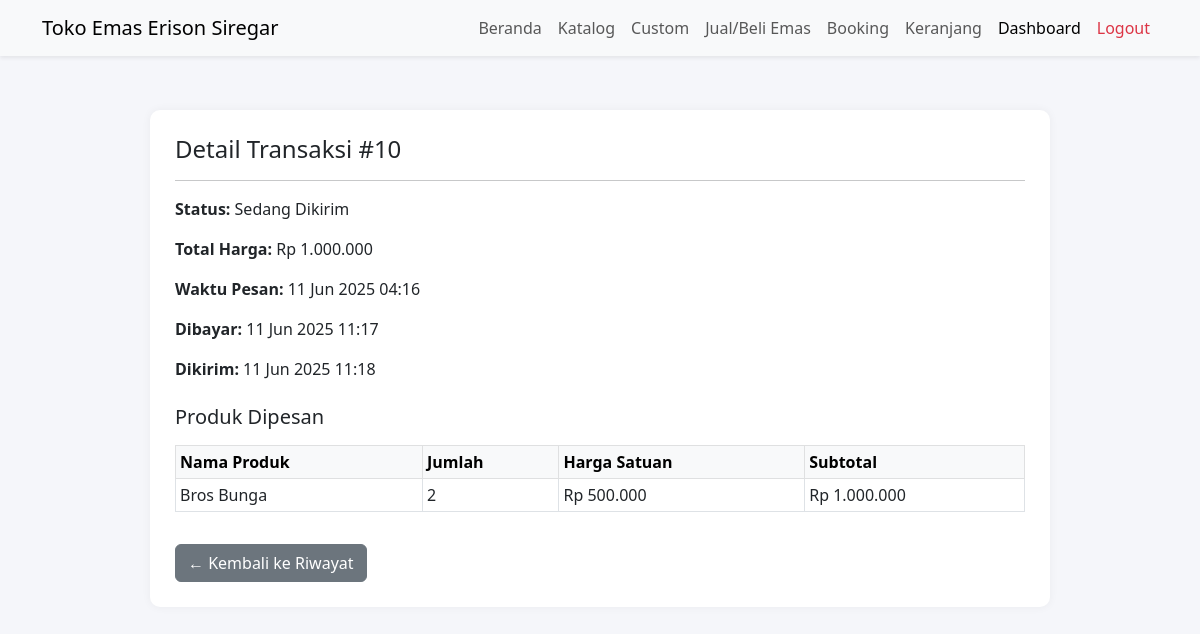
The app's page /detail_transaksi.php?id=10 (signed in), older data.
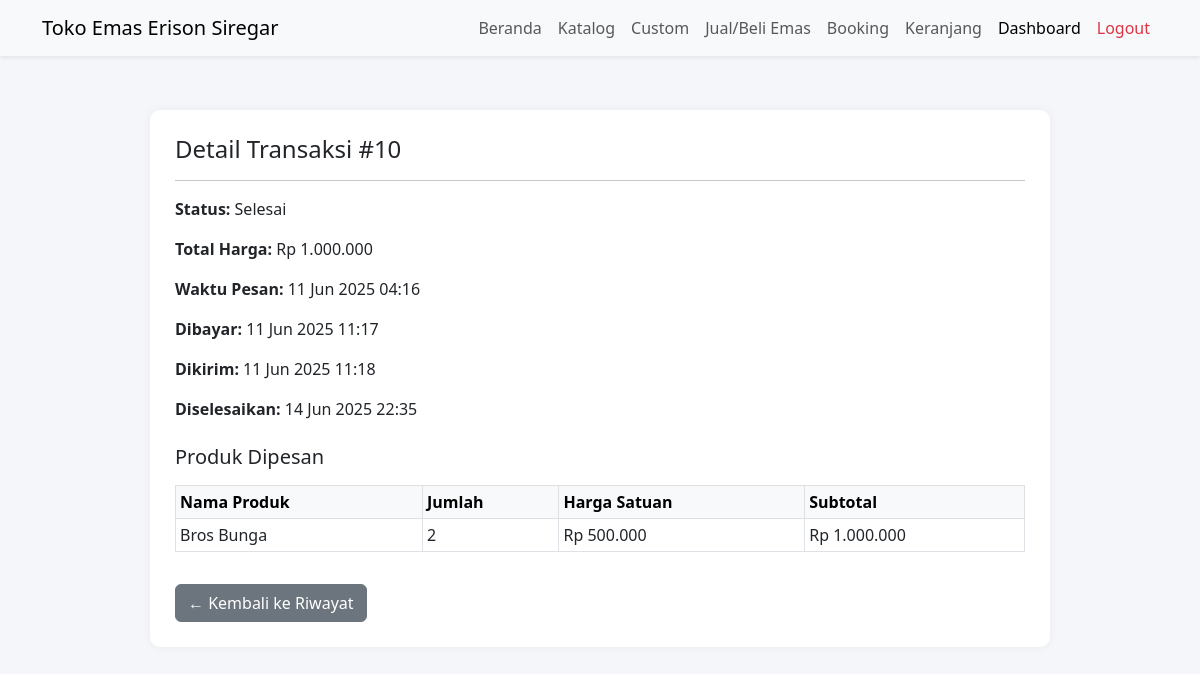
The same page, newer data.
### tables this page shows
CREATE TABLE `transactions` (
  `id` int(11) NOT NULL,
  `user_id` int(11) DEFAULT NULL,
  `total_price` decimal(15,2) DEFAULT NULL,
  `status` enum('pending','paid','shipped','completed','cancelled') DEFAULT 'pending',
  `created_at` timestamp NOT NULL DEFAULT current_timestamp(),
  `proof` varchar(255) DEFAULT NULL,
  `paid_at` datetime DEFAULT NULL,
  `shipped_at` datetime DEFAULT NULL,
  `completed_at` datetime DEFAULT NULL
);

### detail_transaksi.php (called while the page is built)
<?php
include 'views/detail_transaksi.php';

### views/detail_transaksi.php (the view, shortened to what this page needs)
<?php
require_once './config/database.php';
include 'template/header.php';
$user = $_SESSION['user'];
$trx_id = $_GET['id'];
$stmt = $pdo->prepare("SELECT * FROM transactions WHERE id = ? AND user_id = ?");
$stmt->execute([$trx_id, $user['id']]);
$transaction = $stmt->fetch(PDO::FETCH_ASSOC);
$stmtItems = $pdo->prepare("
    SELECT oi.*, p.name AS product_name
    FROM order_items oi
    JOIN products p ON oi.product_id = p.id
    WHERE oi.order_id = ?
");
$stmtItems->execute([$trx_id]);
$items = $stmtItems->fetchAll(PDO::FETCH_ASSOC);
function getStatusLabel($status)
{
    return match ($status) {
        'pending' => 'Menunggu Pembayaran',
        'paid' => 'Sudah Dibayar',
        'shipped' => 'Sedang Dikirim',
        'completed' => 'Selesai',
        'cancelled' => 'Dibatalkan',
        default => ucfirst($status),
    };
}
?>
<!DOCTYPE html>
<html lang="id">
<head>
    <link href="https://cdn.jsdelivr.net/npm/bootstrap@5.3.0/dist/css/bootstrap.min.css" rel="stylesheet">
</head>
<body>
    <div class="section-card">
        <h4>Detail Transaksi #<?= $transaction['id'] ?></h4>
        <hr>
        <p><strong>Status:</strong> <?= getStatusLabel($transaction['status']) ?></p>
        <p><strong>Total Harga:</strong> Rp <?= number_format($transaction['total_price'], 0, ',', '.') ?></p>
        <p><strong>Waktu Pesan:</strong> <?= date('d M Y H:i', strtotime($transaction['created_at'])) ?></p>
        <?php if ($transaction['paid_at']): ?>
            <p><strong>Dibayar:</strong> <?= date('d M Y H:i', strtotime($transaction['paid_at'])) ?></p>
        <?php endif; ?>
        <?php if ($transaction['shipped_at']): ?>
            <p><strong>Dikirim:</strong> <?= date('d M Y H:i', strtotime($transaction['shipped_at'])) ?></p>
        <?php endif; ?>
        <?php if ($transaction['completed_at']): ?>
            <p><strong>Diselesaikan:</strong> <?= date('d M Y H:i', strtotime($transaction['completed_at'])) ?></p>
        <?php endif; ?>
        <h5 class="mt-4">Produk Dipesan</h5>
        <div class="table-responsive">
            <table class="table table-bordered table-sm mt-2">
                <thead class="table-light">
                    <tr>
                        <th>Nama Produk</th>
                        <th>Jumlah</th>
                        <th>Harga Satuan</th>
                        <th>Subtotal</th>
                    </tr>
                </thead>
                <tbody>
                    <?php foreach ($items as $item): ?>
                        <tr>
                            <td><?= htmlspecialchars($item['product_name']) ?></td>
                            <td><?= $item['quantity'] ?></td>
                            <td>Rp <?= number_format($item['price'], 0, ',', '.') ?></td>
                            <td>Rp <?= number_format($item['price'] * $item['quantity'], 0, ',', '.') ?></td>
                        </tr>
                    <?php endforeach; ?>
                </tbody>
            </table>
        </div>
        <a href="riwayat.php" class="btn btn-secondary mt-3">← Kembali ke Riwayat</a>
    </div>
</body>
</html>

Row changes from the older to the newer data that the page shows:
changed transactions id 10: status "Sedang Dikirim" → "Selesai"; completed_at (not shown) → "14 Jun 2025 22:35"
Text that changed along with them:
text now shown: "Diselesaikan:"
